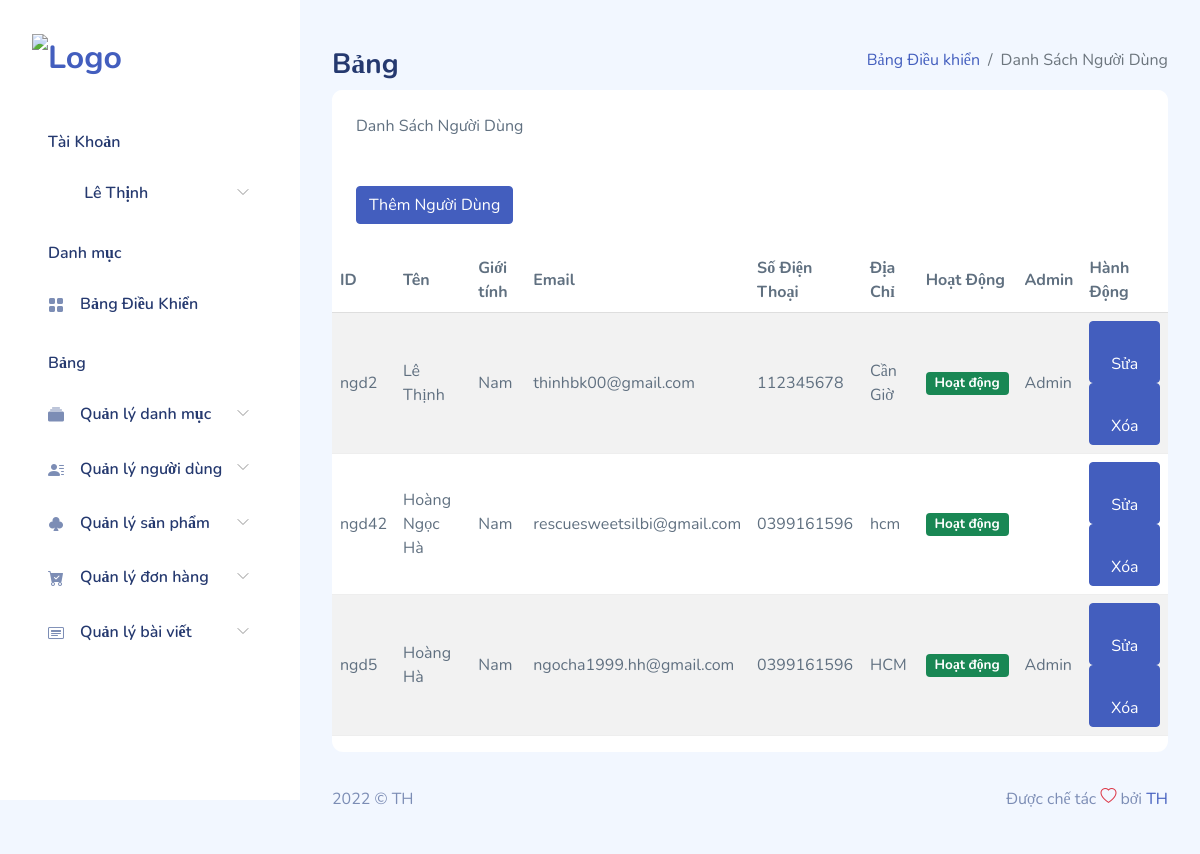
Page /admin/view/user.php (signed in) on the earlier database version.
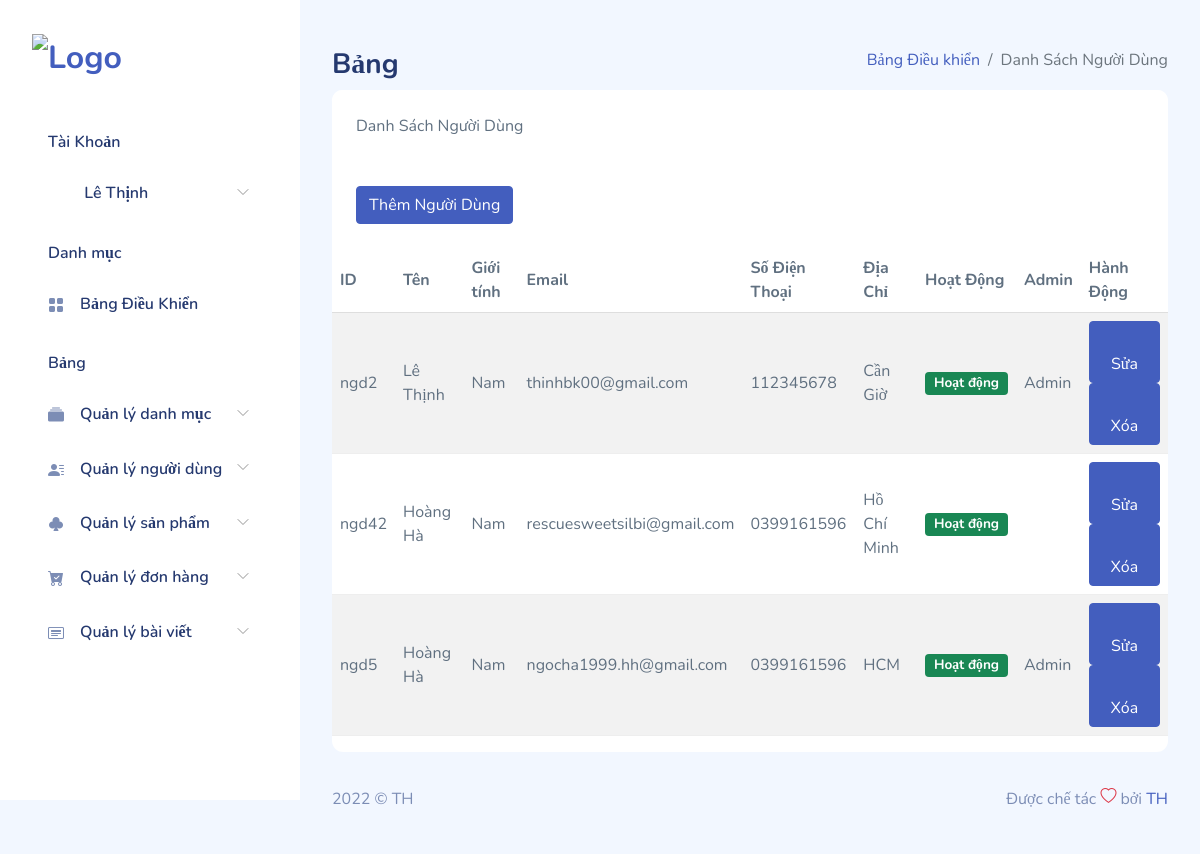
Same page on the later database version.
### tables this page shows
CREATE TABLE IF NOT EXISTS `nguoidung` (
  `id_ngd` varchar(15) NOT NULL,
  `tennguoidung` varchar(50) NOT NULL,
  `gioitinh` tinyint(1) NOT NULL,
  `email` varchar(50) NOT NULL,
  `password` varchar(100) NOT NULL,
  `sdt` char(11) NOT NULL,
  `diachi` varchar(100) NOT NULL,
  `hoatdong` tinyint(1) NOT NULL DEFAULT '1',
  `admin` tinyint(1) NOT NULL DEFAULT '0',
  `maxacthuc` varchar(15) NOT NULL DEFAULT '0',
  PRIMARY KEY (`id_ngd`)
);

### admin/utils/MySQLUtils.php (called while the page is built, shortened)
<?php
Class MySQLUtils{
    private $servername;
    private $username;
    private $password;
    private $dbname;
    private static $conn;
    public function __construct(){
      $this->servername = "localhost";
      $this->username = "root";
      $this->password = "";
      $this->dbname = "dbbannuoc";
      if(self::$conn == NULL){
        $this->connectDB();
      }
      else{
        return self::$conn;
      }
    }
  public function connectDB(){
try {
  self::$conn = new PDO("mysql:host=$this->servername;dbname=$this->dbname", $this->username, $this->password);
  self::$conn->setAttribute(PDO::ATTR_ERRMODE, PDO::ERRMODE_EXCEPTION);
  self::$conn->query('set names utf8' );
  return self::$conn;
} catch(PDOException $e) {
  echo "Connection failed: " . $e->getMessage();
}
}
public function selectQuery($sql, $arr=[])
    {
        $stm = self::$conn->prepare($sql);
        $stm->execute($arr);
        return $stm->fetchAll(PDO::FETCH_ASSOC);
    }
}
?>

### admin/view/user.php (the view, shortened to what the changed rows need)
<!DOCTYPE html>
<html lang="en">
<head>
    <?php include 'assets/layouts/headerpage_Admin.php' ?>
    <?php include '../utils/MySQLUtils.php' ?>
</head>
<body>
    <div id="app">
        <div id="main">
            <div class="page-heading">
                <section class="section">
                    <div class="card">
                        <div class="table-responsive">
                            <table class="table table-striped" id="table1">
                                <thead>
                                    <tr>
                                        <th>ID</th>
                                        <th>Tên</th>
                                        <th>Giới tính</th>
                                        <th>Email</th>
                                        <th>Số Điện Thoại</th>
                                        <th>Địa Chỉ</th>
                                        <th>Hoạt Động</th>
                                        <th>Admin</th>
                                        <th>Hành Động</th>
                                    </tr>
                                </thead>
                                <tbody>
                                    <?php
                                    $conn= new MySQLUtils();
                                    $conn->connectDB();
                                    $sql = "SELECT * FROM nguoidung";
                                    $result = $conn->selectQuery($sql);
                                foreach($result as $value){
                                    if($value['gioitinh'] == true)
                                    {
                                        $gioitinh = "Nam";
                                    }
                                    else{
                                        $gioitinh = "Nữ";
                                    }
                                    if($value['admin']==true)
                                            {
                                                $admin = "Admin";
                                            }
                                            else
                                            {
                                                $admin = "";
                                            }
                                        echo '<tr>';
                                        echo    '<td>'.$value['id_ngd'].'</td>';
                                        echo    '<td>'.$value['tennguoidung'].'</td>';
                                        echo    '<td>'.$gioitinh.'</td>';
                                        echo    '<td>'.$value['email'].'</td>';
                                        echo    '<td>'.$value['sdt'].'</td>';
                                        echo    '<td>'.$value['diachi'].'</td>';
                                        echo'<td>';
                                         if($value['hoatdong']==true)
                                            {
                                                echo'<span class="badge bg-success">Hoạt động</span>';
                                            }
                                            else
                                            {
                                                echo'<span class="badge bg-danger">Không hoạt động</span>';
                                            }
                                        echo'</td>';
                                        echo    '<td>'.$admin.'</td>';
                                        echo'<td>
                                        <div class="form-button-action">
                                            <a href="usereditpage.php?id='.$value['id_ngd'].'" type="submit" data-toggle="tooltip" title="" class="btn btn-primary btn-round ml-auto" data-original-title="Edit Task">
                                                <svg class="bi" width="1em" height="1em" fill="currentColor">
                                                   <use
                                                   xlink:href="assets/vendors/bootstrap-icons/bootstrap-icons.svg#pencil-square" />
                                                </svg>
                                                Sửa
                                            </a>
                                            <a href="userdeletepage.php?id='.$value['id_ngd'].'" type="submit" data-toggle="tooltip" title="" class="btn btn-primary btn-round ml-auto" data-original-title="Remove">
                                                 <svg class="bi" width="1em" height="1em" fill="currentColor">
                                                  <use
                                                   xlink:href="assets/vendors/bootstrap-icons/bootstrap-icons.svg#trash-fill" />
                                                 </svg>
                                                Xóa
                                            </a>
                                        </div>
                                    </td>';
                                        echo '</tr>';
                                    }
                                    ?>
                                </tbody>
                            </table>
                        </div>
                    </div>
                </section>
            </div>
        </div>
    </div>
</body>
</html>

Differences in the rows shown:
changed nguoidung "ngd42": tennguoidung "Hoàng Ngọc Hà" → "Hoàng Hà"; diachi "hcm" → "Hồ Chí Minh"
